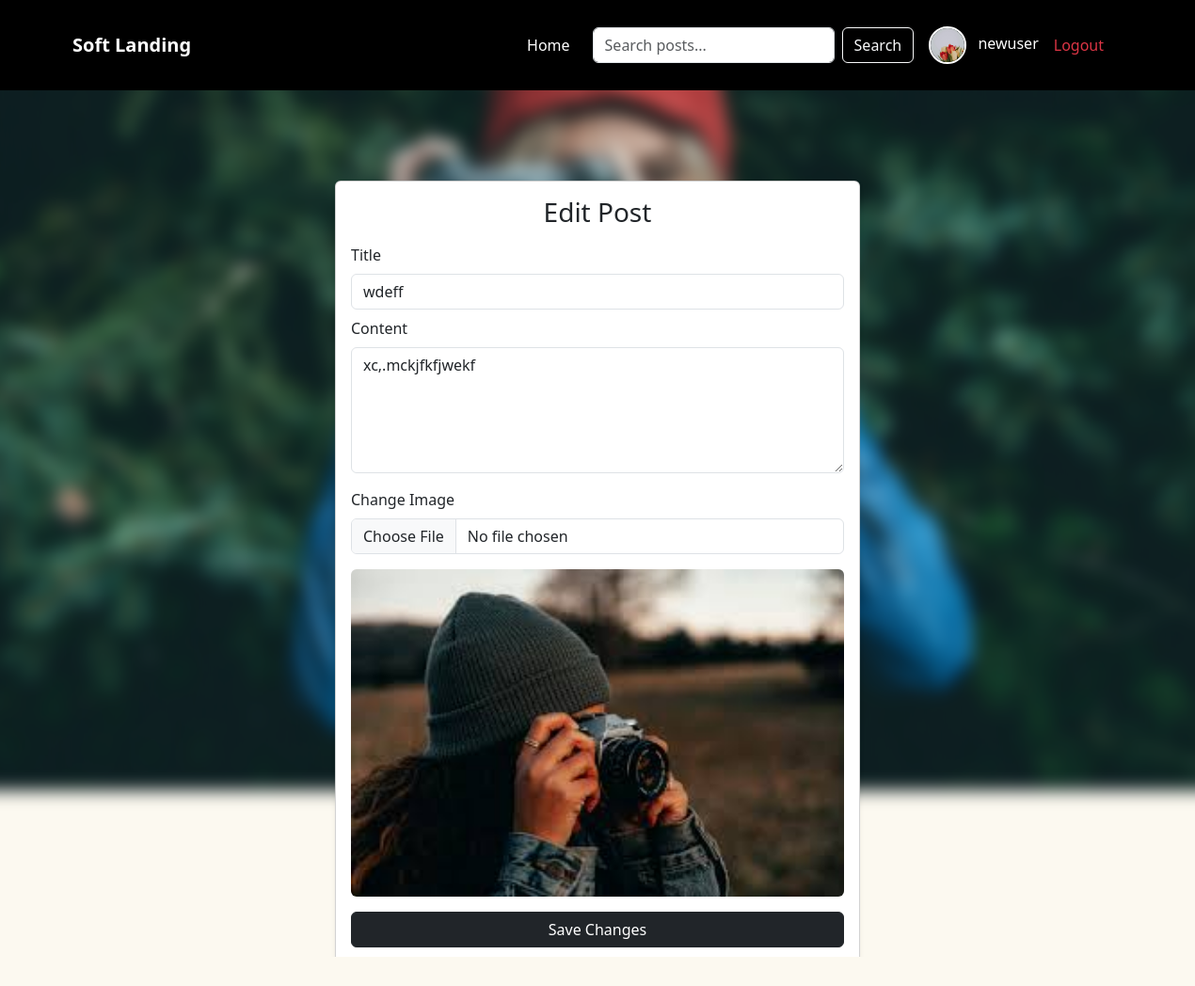
/editposts/10/ (signed in), run on the app's committed database.
### blogapp/models.py (models this page shows, shortened)
class UserProfile(models.Model):
    user = models.OneToOneField(User, on_delete=models.CASCADE, null=True)
    profile_pic= models.ImageField(upload_to="profile_pics/", null=True, blank=True)
    phone_number = models.CharField(max_length=20, null=True, blank=True)
    blocked = models.BooleanField(default=False)

class Posts(models.Model):
    author = models.ForeignKey(User, on_delete=models.CASCADE, related_name='posts')
    title = models.CharField(max_length=200)
    content = models.TextField()
    image = models.ImageField(upload_to='post_images/', blank=True, null=True)
    category = models.ForeignKey(Category, on_delete=models.SET_NULL, null=True, blank=True)
    created_at = models.DateTimeField(auto_now_add=True)
    updated_at = models.DateTimeField(auto_now=True)
    published = models.BooleanField(default=True)

### blogapp/views.py (the view)
# urls.py: path('editposts/<int:post_id>/',views.edit_post,name='edit_posts'),
def edit_post(request, post_id):
    post = Posts.objects.get(id=post_id)
    if request.method == 'POST':
        form = PostForm(request.POST, request.FILES, instance=post)
        if form.is_valid():
            updated_post = form.save(commit=False)
            updated_post.author = request.user  # keep original author
            updated_post.save()
            return redirect('my_profile')
    else:
        form = PostForm(instance=post)
    return render(request, 'edit_post.html', {'form': form, 'post': post})

### blogapp/forms.py
class PostForm(forms.ModelForm):
    class Meta:
        model = Posts
        fields = ['title', 'content', 'image', 'category']
        widgets = {
            "title": forms.TextInput(attrs={"class": "form-control"}),
            "content": forms.Textarea(attrs={"class": "form-control", "rows": 5}),
            "category": forms.Select(attrs={"class": "form-select"}),
            "image": forms.ClearableFileInput(attrs={"class": "form-control"}),
        }

### templates/edit_post.html (shortened to what this page needs)
{% extends "base.html" %}
{% load static %}
{% block content %}
{% load static %}
<div class="container py-4">
    <div class="card shadow-sm col-md-6 mx-auto">
        <div class="card-body">
            <h3 class="text-center mb-3">Edit Post</h3>
            <form method="POST" enctype="multipart/form-data">
                <label class="form-label">Title</label>
                <input type="text" name="title" value="{{ post.title }}" class="form-control mb-2">
                <label class="form-label">Content</label>
                <textarea name="content" rows="5" class="form-control mb-3">{{ post.content }}</textarea>
                <label class="form-label">Change Image</label>
                <input type="file" name="image" class="form-control mb-3">
                {% if post.image %}
                <img src="{{ post.image.url }}" width="100%" class="rounded mb-3">
                {% endif %}
                <button type="submit" class="btn btn-dark w-100">Save Changes</button>
            </form>
        </div>
    </div>
</div>
{% endblock %}

### templates/base.html (shortened to what this page needs)
<!doctype html>
<html lang="en">
<head>
  {% load static %}
  <link href="https://cdn.jsdelivr.net/npm/bootstrap@5.3.2/dist/css/bootstrap.min.css" rel="stylesheet">
  <link rel="stylesheet" href="https://cdnjs.cloudflare.com/ajax/libs/font-awesome/6.5.1/css/all.min.css" />
  <link rel="stylesheet" href="https://cdn.jsdelivr.net/npm/bootstrap-icons@1.11.1/font/bootstrap-icons.css">
  <link rel="stylesheet" href="{% static 'css/style.css' %}">
  <link rel="stylesheet" href="{% static 'css/blog.css' %}">
</head>
<body class="bg" >
<nav class="navbar navbar-expand-lg navbar-dark position-absolute w-100 top-0 z-3">
    <div class="container">
        <a class="navbar-brand fw-bold text-white" href="{% url 'user_view' %}">Soft Landing</a>
        <div class="collapse navbar-collapse" id="navbarNav">
            <ul class="navbar-nav ms-auto align-items-center">
                <li class="nav-item"><a class="nav-link text-white" href="{% url 'user_view' %}">Home</a></li>
                <li class="nav-item ms-3">
                    <form class="d-flex" method="GET" action="{% url 'search' %}">
                        <input class="form-control me-2" type="search" name="q" placeholder="Search posts..." aria-label="Search">
                        <button class="btn btn btn-outline-light" type="submit">Search</button>
                    </form>
                </li>
                {% if request.user.is_authenticated %}
                <li class="nav-item ms-3">
                   <a  href="{% url 'my_profile' %}" style="text-decoration:none;color:white;">
                        <img  src="{% if request.user.userprofile.profile_pic %}{{ request.user.userprofile.profile_pic.url }}{% else %}{% static 'images/default-user.png' %}{% endif %}" class="rounded-circle" style="width:40px; height:40px; object-fit:cover; border:2px solid #fff;">
                        <span class="ms-2">{{ request.user.username }}</span>
                    </a>
                </li>
                <li class="nav-item ms-3">
                <a class="dropdown-item text-danger" href="{% url 'logout' %}">Logout</a>
                </li>
                {% else %}
                <li class="nav-item ms-3"><a class="btn btn-outline-light" href="{% url 'user_login' %}">Login</a></li>
                {% endif %}
            </ul>
        </div>
    </div>
</nav>
<br><br><br>
    {% block content %}{% endblock %}
</body>
</html>

### static/css/style.css (style rules this page uses)
.navbar { position: relative !important; z-index: 9999 !important; }
.navbar-collapse { position: relative; z-index: 99999 !important; background: rgba(0,0,0,0.85); padding: 20px; }

### static/css/blog.css (style rules this page uses)
body { background: #fcf9f0; }
.navbar { background-color:black; }
.navbar .rounded-circle { transition: 0.3s ease; }

### data on the page
Posts: title "wdeff", content "xc,.mckjfkfjwekf", image (picture)

### other printed values
{{ request.user.username }} "newuser"
